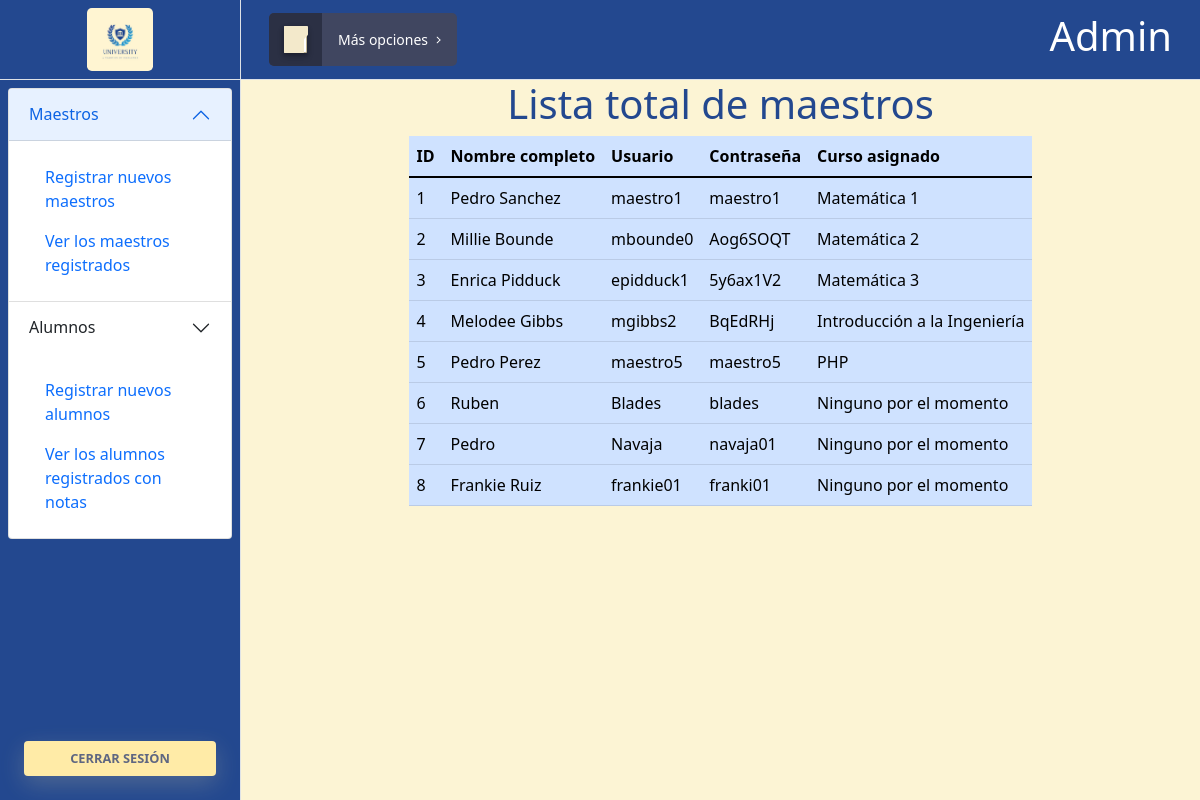
Screenshot of /admin_mostrar_maestros.php (signed in) with the database file from the repository.
### tables this page shows
CREATE TABLE IF NOT EXISTS `maestros` (
  `id_maestro` int NOT NULL AUTO_INCREMENT,
  `name_maestro` varchar(250) NOT NULL,
  `username_maestro` varchar(250) NOT NULL,
  `password_maestro` varchar(250) NOT NULL,
  `id_cargo` int NOT NULL,
  `curso_maestro` int NOT NULL,
  PRIMARY KEY (`id_maestro`),
  KEY `id_cargo` (`id_cargo`),
  KEY `curso` (`curso_maestro`)
);

CREATE TABLE IF NOT EXISTS `cursos` (
  `id_curso` int NOT NULL AUTO_INCREMENT,
  `curso_name_original` varchar(50) NOT NULL,
  `creditos` int NOT NULL,
  PRIMARY KEY (`id_curso`)
);

### admin_mostrar_maestros.php (the view, shortened to what this page needs)
<!DOCTYPE html>
<html lang="en">
<head>
   <link href="css/admin/styles_admin_t.css" rel="stylesheet" />
   <link href="css/admin/button_admin_home.css" rel="stylesheet" />
   <link href="css/admin/admin_home.css" rel="stylesheet" />
   <link href="css/admin/admin_registrar.css" rel="stylesheet" />
</head>
<body>
   <div class="d-flex" id="wrapper">
      <div class="border-end position-relative" id="sidebar-wrapper" style="background-color: #23488f;">
         <a href="admin_home.php">
            <div class="sidebar-heading border-bottom d-flex justify-content-center py-2" style="height: 10vh;">
               <img src="./assets/logo.JPG" height="" class="rounded-3">
            </div>
         </a>
         <div class="list-group list-group-flus p-2">
            <div class="accordion" id="accordionPanelsStayOpenExample">
               <div class="accordion-item">
                  <h2 class="accordion-header" id="panelsStayOpen-headingOne">
                     <button class="accordion-button" type="button" data-bs-toggle="collapse" data-bs-target="#panelsStayOpen-collapseOne" aria-expanded="true" aria-controls="panelsStayOpen-collapseOne">
                        Maestros
                     </button>
                  </h2>
                  <div id="panelsStayOpen-collapseOne" class="accordion-collapse collapse show" aria-labelledby="panelsStayOpen-headingOne">
                     <div class="accordion-body">
                        <nav class="nav flex-column">
                           <a class="nav-link" href="admin_registrar_maestro.php">Registrar nuevos maestros</a>
                           <a class="nav-link" href="admin_mostrar_maestros.php">Ver los maestros registrados</a>
                        </nav>
                     </div>
                  </div>
               </div>
               <div class="accordion-item">
                  <h2 class="accordion-header" id="panelsStayOpen-headingTwo">
                     <button class="accordion-button collapsed" type="button" data-bs-toggle="collapse" data-bs-target="#panelsStayOpen-collapseTwo" aria-expanded="false" aria-controls="panelsStayOpen-collapseTwo">
                        Alumnos
                     </button>
                  </h2>
                  <div id="panelsStayOpen-collapseTwo" class="accordion-collapse collapse show" aria-labelledby="panelsStayOpen-headingTwo">
                     <div class="accordion-body">
                        <nav class="nav flex-column">
                           <a class="nav-link" href="admin_registrar_alumno.php">Registrar nuevos alumnos</a>
                           <a class="nav-link" href="admin_mostrar_alumnos.php">Ver los alumnos registrados con notas</a>
                        </nav>
                     </div>
                  </div>
               </div>
            </div>
         </div>
         <div class="list-group list-group-flus p-2 position-absolute bottom-0">
            <a href="cerrar_sesion.php" class="btn btn-danger">Cerrar sesión</a>
         </div>
      </div>
      <div id="page-content-wrapper">
         <nav class="navbar navbar-expand-lg navbar-light border-bottom px-lg-3" style="background-color: #23488f; height: 10vh">
            <div class="container-fluid justify-content-lg-between ">
               <button class="continue-application" id="sidebarToggle">
                  <div>
                     <div class="folder">
                        <div class="top">
                        </div>
                        <div class="paper"></div>
                     </div>
                  </div>
                  Más opciones
               </button>
               <h1 class="text-white">Admin</h1>
            </div>
         </nav>
         <div class="container-fluid d-flex justify-content-center align-items-center flex-column col-12">
            <h1 class="text-whit" style="color: #23488f;">Lista total de maestros</h1>
            <div class="">
               <table class="table table-primary">
                  <thead>
                     <tr>
                        <th>ID</th>
                        <th>Nombre completo</th>
                        <th>Usuario</th>
                        <th>Contraseña</th>
                        <th>Curso asignado</th>
                     </tr>
                  </thead>
                  <tbody>
                     <?php
                     include("conexion.php");
                     $codeMaestros = "SELECT * FROM maestros, cursos WHERE `id_cargo` = 2 AND maestros.curso_maestro = cursos.id_curso";
                     $resultMaestros = $conexion->query($codeMaestros);
                     while (($rowMaestros = $resultMaestros->fetch_assoc())) {
                     ?>
                        <tr>
                           <td><?php echo $rowMaestros["id_maestro"]; ?></td>
                           <td><?php echo $rowMaestros["name_maestro"]; ?></td>
                           <td><?php echo $rowMaestros["username_maestro"]; ?></td>
                           <td><?php echo $rowMaestros["password_maestro"]; ?></td>
                           <td><?php echo $rowMaestros["curso_name_original"]; ?></td>
                        </tr>
                     <?php
                     }
                     ?>
                  </tbody>
               </table>
            </div>
         </div>
      </div>
   </div>
</body>
</html>

### css/admin/button_admin_home.css (style rules this page uses)
.continue-application { --color: #fff; --background: #404660; --background-hover: #3a4059; --background-left: #2b3044; --folder: #f3e9cb; --folder-inner: #beb393; --paper: #ffffff; --paper-lines: #bbc1e1; --paper-behind: #e1e6f9; --pencil-cap: #fff; --pencil-top: #275efe; --pencil-middle: #fff; --pencil-bottom: #5c86ff; --shadow: rgba(13, 15, 25, 0.2); border: none; outline: none; cursor: pointer; position: relative; border-radius: 5px; font-size: 14px; font-weight: 500; line-height: 19px; -webkit-tap-highlight-color: transparent; padding: 17px 29px 17px 69px; transition: background 0.3s; color: var(--color); background: var(--bg, var(--background)); }
.continue-application > div { top: 0; left: 0; bottom: 0; width: 53px; position: absolute; overflow: hidden; border-radius: 5px 0 0 5px; background: var(--background-left); }
.continue-application > div .folder { width: 23px; height: 27px; position: absolute; left: 15px; top: 13px; }
.continue-application > div .folder .top { left: 0; top: 0; z-index: 2; position: absolute; transform: translateX(var(--fx, 0)); transition: transform 0.4s ease var(--fd, 0.3s); }
.continue-application > div .folder .top svg { width: 24px; height: 27px; display: block; fill: var(--folder); transform-origin: 0 50%; transition: transform 0.3s ease var(--fds, 0.45s); transform: perspective(120px) rotateY(var(--fr, 0deg)); }
.continue-application > div .folder:before, .continue-application > div .folder:after, .continue-application > div .folder .paper { content: ""; position: absolute; left: var(--l, 0); top: var(--t, 0); width: var(--w, 100%); height: var(--h, 100%); border-radius: 1px; background: var(--b, var(--folder-inner)); }
.continue-application > div .folder:before { box-shadow: 0 1.5px 3px var(--shadow), 0 2.5px 5px var(--shadow), 0 3.5px 7px var(--shadow); transform: translateX(var(--fx, 0)); transition: transform 0.4s ease var(--fd, 0.3s); }
.continue-application > div .folder:after, .continue-application > div .folder .paper { --l: 1px; --t: 1px; --w: 21px; --h: 25px; --b: var(--paper-behind); }
.continue-application > div .folder:after { transform: translate(var(--pbx, 0), var(--pby, 0)); transition: transform 0.4s ease var(--pbd, 0s); }
.continue-application > div .folder .paper { z-index: 1; --b: var(--paper); }
.continue-application > div .folder .paper:before, .continue-application > div .folder .paper:after { content: ""; width: var(--wp, 14px); height: 2px; border-radius: 1px; transform: scaleY(0.5); left: 3px; top: var(--tp, 3px); position: absolute; background: var(--paper-lines); box-shadow: 0 12px 0 0 var(--paper-lines), 0 24px 0 0 var(--paper-lines); }
.continue-application > div .folder .paper:after { --tp: 6px; --wp: 10px; }
.continue-application:before, .continue-application:after { content: ""; position: absolute; width: 10px; height: 2px; border-radius: 1px; background: var(--color); transform-origin: 9px 1px; transform: translateX(var(--cx, 0)) scale(0.5) rotate(var(--r, -45deg)); top: 26px; right: 16px; transition: transform 0.3s; }
.continue-application:after { --r: 45deg; }

### css/admin/admin_registrar.css (style rules this page uses)
.btn { margin: 1rem; border: none; border-radius: 4px; font-weight: bold; font-size: 0.8em; text-transform: uppercase; padding: 0.6em 1.2em; background-color: #ffeba7; color: #5e6681; box-shadow: 0 8px 24px 0 rgb(255 235 167 / 20%); transition: all 0.3s ease-in-out; }

### rows the page displays
maestros: id_maestro "1", name_maestro "Pedro Sanchez", username_maestro "maestro1", password_maestro "maestro1", curso_maestro.curso_name_original "Matemática 1"
maestros: id_maestro "2", name_maestro "Millie Bounde", username_maestro "mbounde0", password_maestro "Aog6SOQT", curso_maestro.curso_name_original "Matemática 2"
maestros: id_maestro "3", name_maestro "Enrica Pidduck", username_maestro "epidduck1", password_maestro "5y6ax1V2", curso_maestro.curso_name_original "Matemática 3"
maestros: id_maestro "4", name_maestro "Melodee Gibbs", username_maestro "mgibbs2", password_maestro "BqEdRHj", curso_maestro.curso_name_original "Introducción a la Ingeniería"
maestros: id_maestro "5", name_maestro "Pedro Perez", username_maestro "maestro5", password_maestro "maestro5", curso_maestro.curso_name_original "PHP"
maestros: id_maestro "6", name_maestro "Ruben", username_maestro "Blades", password_maestro "blades", curso_maestro.curso_name_original "Ninguno por el momento"
maestros: id_maestro "7", name_maestro "Pedro", username_maestro "Navaja", password_maestro "navaja01", curso_maestro.curso_name_original "Ninguno por el momento"
maestros: id_maestro "8", name_maestro "Frankie Ruiz", username_maestro "frankie01", password_maestro "franki01", curso_maestro.curso_name_original "Ninguno por el momento"
